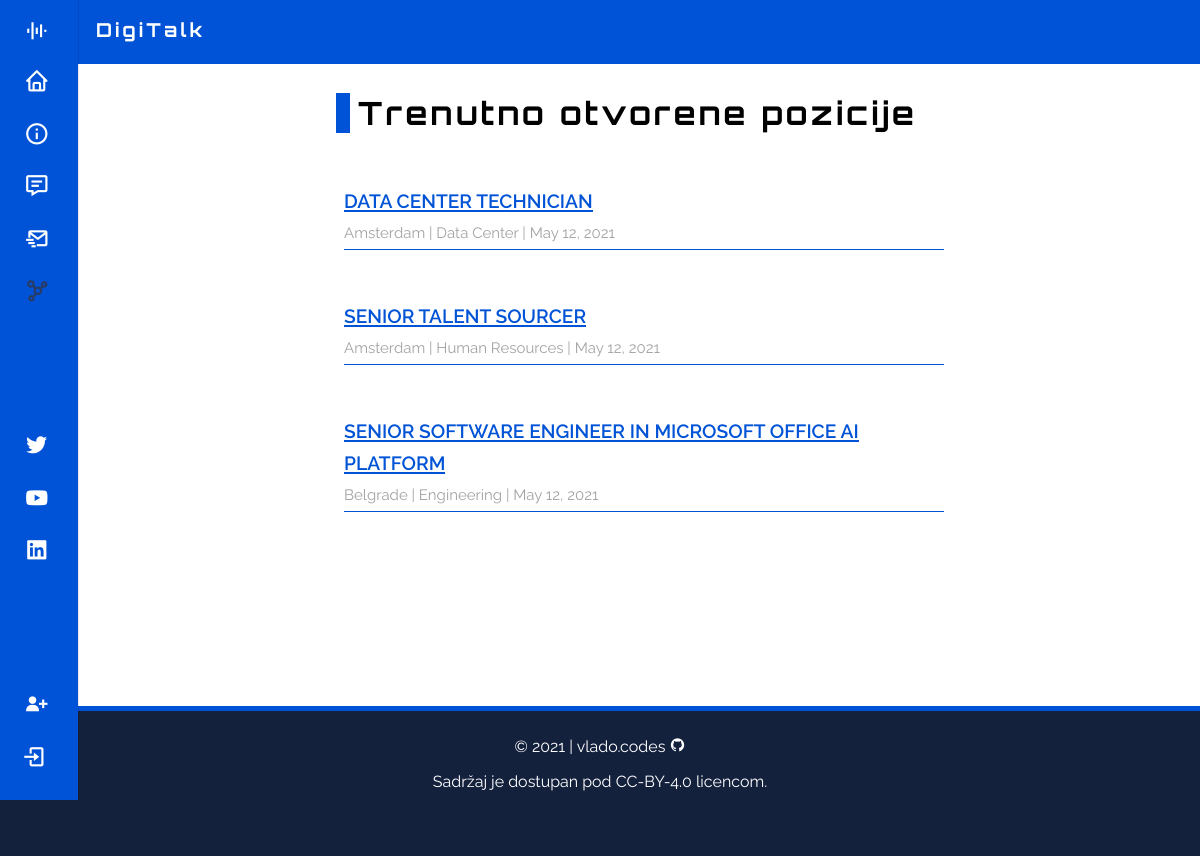
/careers/, run on an earlier commit of the app's database.
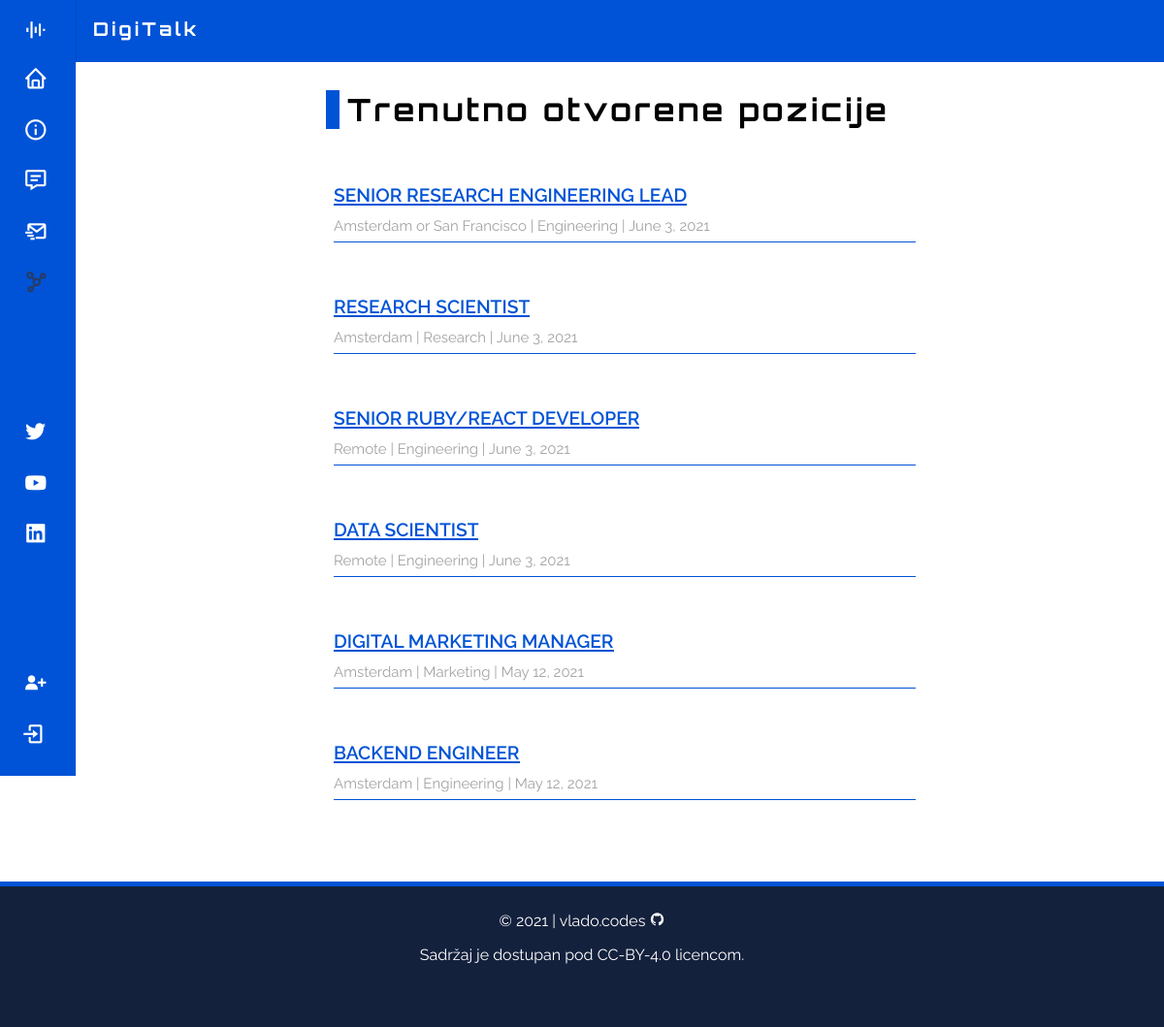
And on a later commit of the database.
### first_app/models.py (models this page shows, shortened)
class CareersPost(models.Model):
    title = models.CharField(max_length = 80)
    location = models.CharField(max_length = 50, default = "location")
    profession = models.CharField(max_length = 30, default = "profession")
    employmentType = models.CharField(max_length = 30, default = "employment type")
    date = models.DateField(auto_now_add = True)
    body = RichTextField(blank = True, null = True)

### first_app/views.py (the view)
# urls.py: path('careers/',  views.careersView.as_view(), name = 'careers'),
class careersView(ListView):
    model = CareersPost
    template_name = 'careers.html'
    ordering = ['-id']

### first_app/templates/careers.html (shortened to what this page needs)
{% extends 'base.html' %}
{% block head %}
<div class="blog-page careers-page">
    <h1>Trenutno otvorene pozicije</h1>
    <ul class="blog-posts careers-list">
        {% for object in object_list %}
            <li>
                <div class="job-opportunity">
                    <a class="blog-post-link job-link" href="{% url 'careers_post' object.pk %}">{{ object.title }}</a>
                    <p class="job-info">{{ object.location }} | {{ object.profession }} | {{ object.date }}</p>
                </div>
            </li>
        {% endfor %}
    </ul>
</div>
{% endblock head %}

What changed in the data, as far as the page shows it:
removed CareersPost: title "SENIOR SOFTWARE ENGINEER IN MICROSOFT OFFICE AI PLATFORM", location "Belgrade", profession "Engineering", date "May 12, 2021"
added CareersPost: title "SENIOR RESEARCH ENGINEERING LEAD", location "Amsterdam or San Francisco", profession "Engineering", date "June 3, 2021"
added CareersPost: title "RESEARCH SCIENTIST", location "Amsterdam", profession "Research", date "June 3, 2021"
added CareersPost: title "SENIOR RUBY/REACT DEVELOPER", location "Remote", profession "Engineering", date "June 3, 2021"
added CareersPost: title "DATA SCIENTIST", location "Remote", profession "Engineering", date "June 3, 2021"
changed CareersPost: title "DATA CENTER TECHNICIAN" → "DIGITAL MARKETING MANAGER"; profession "Data Center" → "Marketing"
changed CareersPost: title "SENIOR TALENT SOURCER" → "BACKEND ENGINEER"; profession "Human Resources" → "Engineering"
